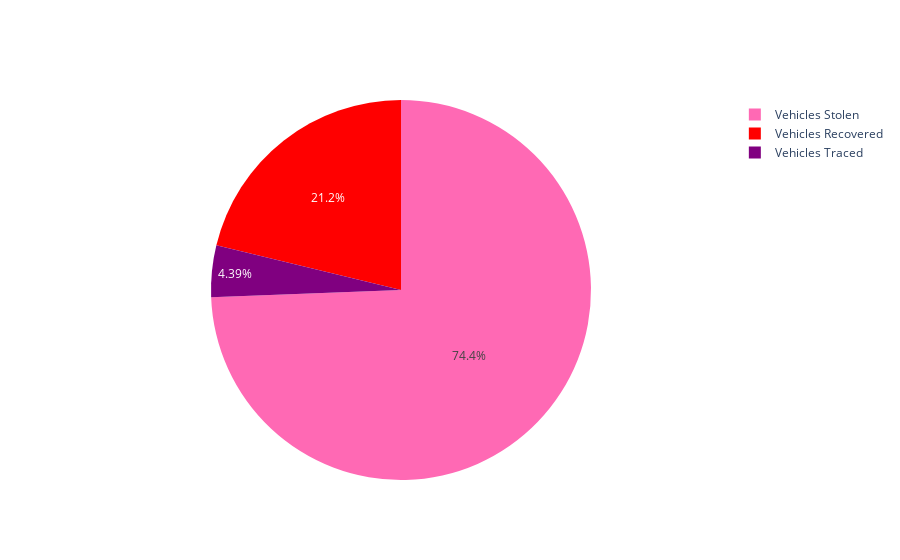

Notebook code for this chart:
### Code cell
vehicle_group = ['Vehicles Stolen','Vehicles Traced','Vehicles Recovered']
vehicle_vals = [auto_theft_stolen,auto_theft_traced,auto_theft_recovered]

colors = ['hotpink','purple','red']

fig = go.Figure(data=[go.Pie(labels=vehicle_group, values=vehicle_vals,sort=True,
                            marker=dict(colors=colors),textfont_size=12)])

fig.show()

### Figure 1 — Plotly figure (JSON) as saved in the notebook; plotly's stock layout.template omitted (floating-point values rounded to 4 significant figures)
{"data": [{"sort": true, "textfont": {"size": 12}, "labels": ["Vehicles Stolen", "Vehicles Traced", "Vehicles Recovered"], "values": [1919890, 113228, 547292], "marker": {"colors": ["hotpink", "purple", "red"]}, "type": "pie"}], "layout": {}}
